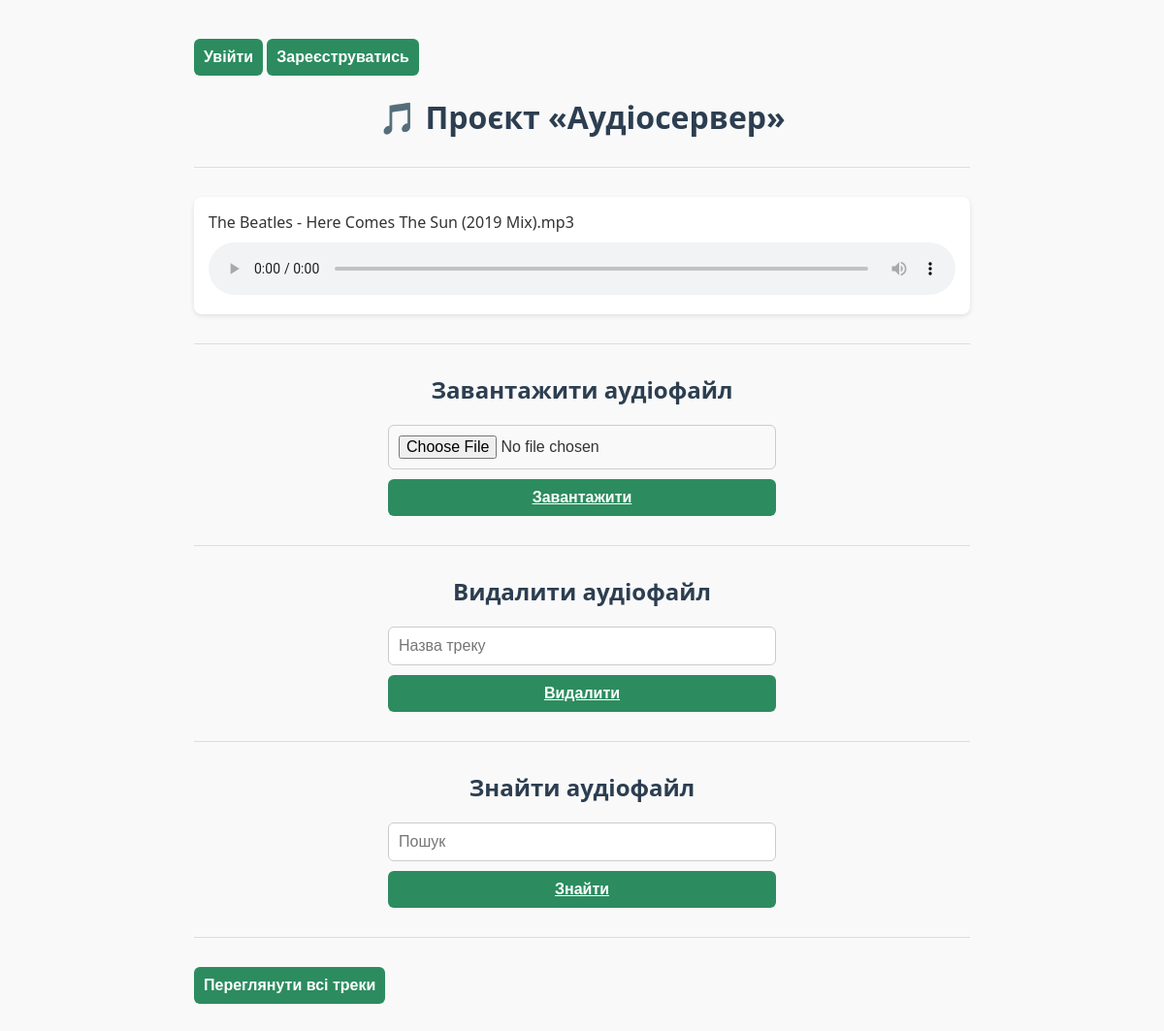
Before: / with the older database file.
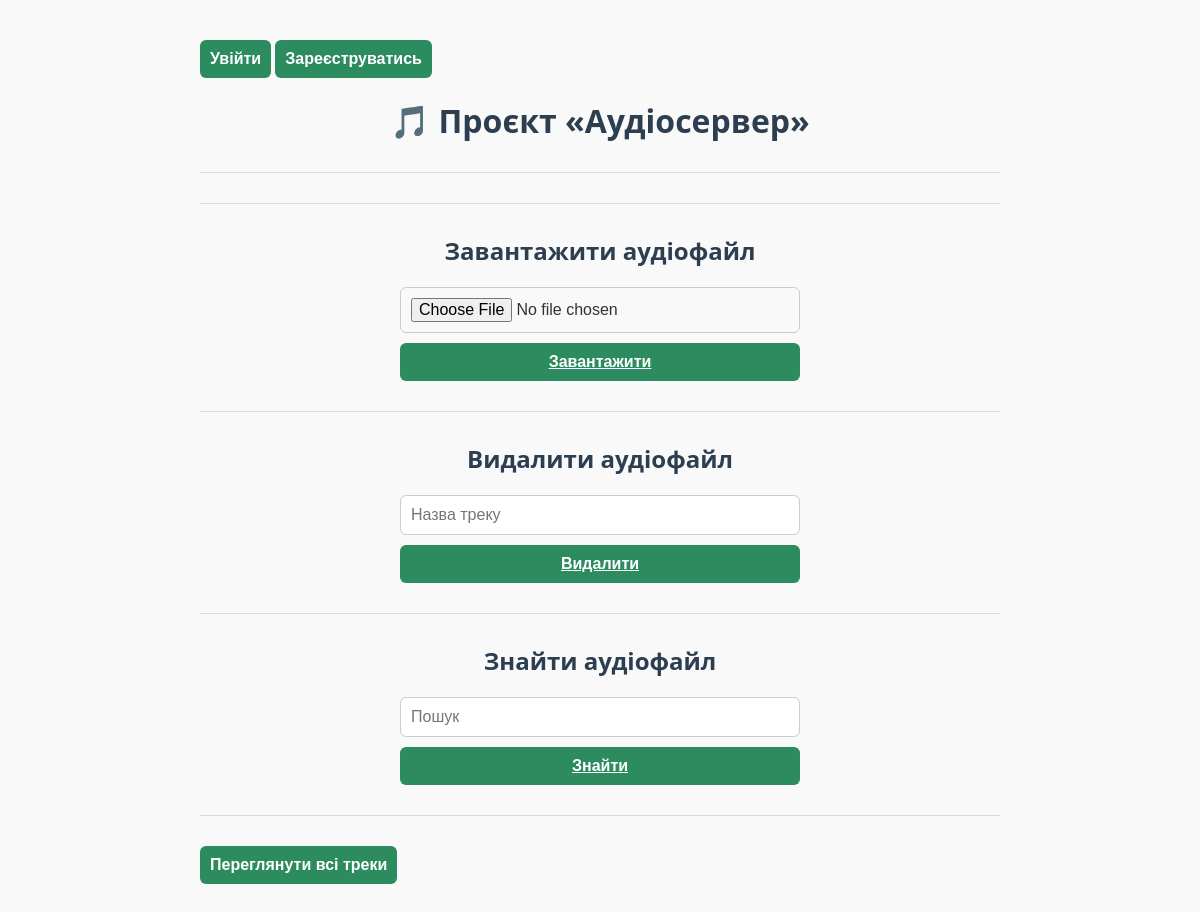
After: the same page with the newer database file.
### models/models.py (models this page shows)
class Track(Base):
    __tablename__ = "tracks"
    id = Column(Integer, primary_key=True, index=True)
    filename = Column(String, unique=True)
    title = Column(String, index=True)
    author_id = Column(Integer, ForeignKey("authors.id"))
    author = relationship("Author", back_populates="tracks")
    playlists = relationship("Playlist", secondary=playlist_track, back_populates="tracks")

### main.py (the view)
@app.get("/", response_class=HTMLResponse)
def read_index(request: Request):
    db = next(get_db())
    tracks = db.query(Track).all()
    token = request.cookies.get("access_token")
    user = None
    if token:
        try:
            payload = jwt.decode(token, SECRET_KEY, algorithms=[ALGORITHM])
            username: str | None = payload.get("sub")
            if username:
                user = db.query(User).filter(User.username == username).first()
        except JWTError:
            pass  # токен недействителен — считаем, что пользователь не авторизован
    return templates.TemplateResponse("index.html", {"request": request, "tracks": tracks, "user": user})

### templates/index.html (shortened to what this page needs)
<!DOCTYPE html>
<html>
  <head>
    <link rel="stylesheet" href="/static/css/styles.css">
  </head>
  <body>
    {% if not user %}
      <a href="/login"><button type="button">Увійти</button></a>
      <a href="/register"><button type="button">Зареєструватись</button></a>
    {% else %}
      <p>Привіт, {{ user.username }}!</p>
      <a href="/logout"><button type="button">Вийти</button></a>
    {% endif %}
    <h1>🎵 Проєкт «Аудіосервер»</h1>
    <hr>
    <ul>
        {% for track in tracks %}
            <li>
                {{ track.filename }}
                <audio controls>
                    <source src ="/static/uploads/{{ track.filename }}" type="audio/mpeg">
                </audio>
            </li>
        {% endfor %}
    </ul>
    <hr>
    <h2>Завантажити аудіофайл</h2>
    <form action="/add" method="post" enctype="multipart/form-data">
        <input type="file" name="file" required>
        <button type="submit"><b><u>Завантажити</u></b></button>
    </form>
  <hr>
    <h2>Видалити аудіофайл</h2>
    <form action="/delete" method="post">
        <input type="text" name="name" placeholder="Назва треку" required>
        <button type="submit"><b><u>Видалити</u></b></button>
    </form>
  <hr>
    <h2>Знайти аудіофайл</h2>
    <form action="/search" method="get">
        <input type="text" name="query" placeholder="Пошук" required>
        <button type="submit"><b><u>Знайти</u></b></button>
    </form>
  <hr>
    <a href="/tracks/list">
      <button type="button">Переглянути всі треки</button>
    </a>
  </body>
</html>

### static/css/styles.css (style rules this page uses)
body { background-color: #f9f9f9; font-family: "Segoe UI", Tahoma, Geneva, Verdana, sans-serif; margin: 40px auto; max-width: 800px; color: #333; }
h1, h2 { text-align: center; color: #2c3e50; }
hr { border: none; border-top: 1px solid #ddd; margin: 30px 0; }
form { display: flex; flex-direction: column; gap: 10px; margin: 0 auto; max-width: 400px; }
input[type="file"], input[type="text"] { padding: 10px; border-radius: 6px; border: 1px solid #ccc; font-size: 16px; }
button { background-color: #2c8c5f; color: white; border: none; padding: 10px; font-weight: bold; font-size: 16px; border-radius: 6px; cursor: pointer; transition: background-color 0.3s; }

Changed rows visible on the page:
removed Track: filename "The Beatles - Here Comes The Sun (2019 Mix).mp3"
